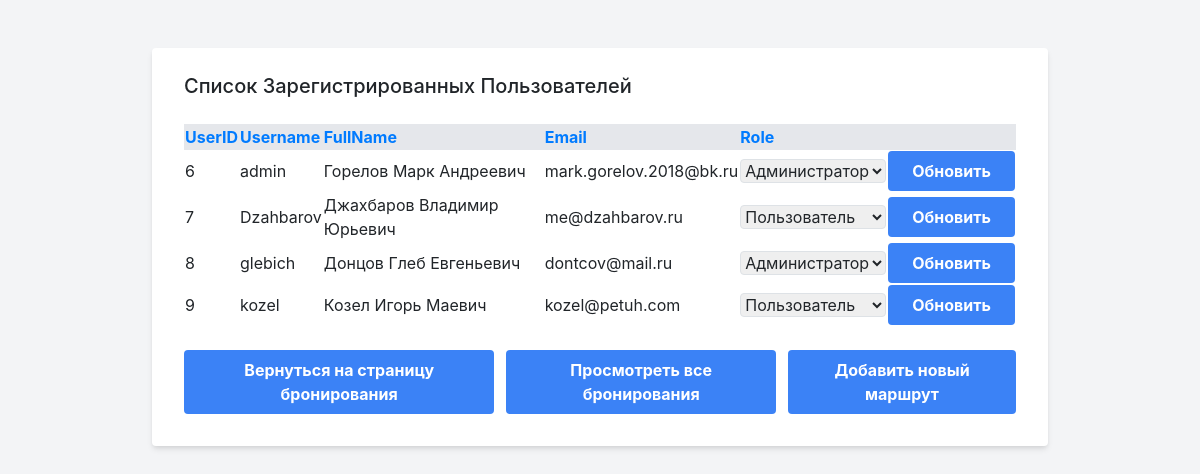
/users_list.php, run on the app's committed database.
### tables this page shows
CREATE TABLE IF NOT EXISTS `users` (
  `UserID` int NOT NULL AUTO_INCREMENT,
  `Username` varchar(255) DEFAULT NULL,
  `Password` varchar(255) DEFAULT NULL,
  `FullName` varchar(255) DEFAULT NULL,
  `Email` varchar(255) DEFAULT NULL,
  `Role` varchar(50) DEFAULT NULL,
  PRIMARY KEY (`UserID`)
);

### users_list.php (the view, shortened to what this page needs)
<?php
require 'db.php';
$sort = isset($_GET['sort']) ? $_GET['sort'] : 'UserID';
$order = isset($_GET['order']) && $_GET['order'] == 'desc' ? 'DESC' : 'ASC';
$sql = "SELECT UserID, Username, FullName, Email, Role FROM Users ORDER BY $sort $order";
$result = mysqli_query($link, $sql);
function sortLink($column, $currentSort, $currentOrder) {
    $newOrder = $currentSort === $column && $currentOrder === 'ASC' ? 'desc' : 'asc';
    echo "<a href='?sort=$column&order=$newOrder'>$column</a>";
}
?>
<!DOCTYPE html>
<html>
<head>
    <link href="https://cdn.jsdelivr.net/npm/tailwindcss@2.0.3/dist/tailwind.min.css" rel="stylesheet">
    <link href="https://maxcdn.bootstrapcdn.com/bootstrap/4.5.2/css/bootstrap.min.css" rel="stylesheet">
    <link href="styles.css" rel="stylesheet">
</head>
<body class="bg-gray-100">
<div class="container mx-auto px-4 py-5">
    <div class="max-w-4xl mx-auto bg-white shadow-md rounded px-8 pt-6 pb-8 mb-4">
        <h1 class="text-xl mb-4">Список Зарегистрированных Пользователей</h1>
        <table class="table-auto w-full mb-4">
            <tr class="bg-gray-200">
                <th><?php sortLink('UserID', $sort, $order); ?></th>
                <th><?php sortLink('Username', $sort, $order); ?></th>
                <th><?php sortLink('FullName', $sort, $order); ?></th>
                <th><?php sortLink('Email', $sort, $order); ?></th>
                <th><?php sortLink('Role', $sort, $order); ?></th>
                <th></th>
            </tr>
            <?php
            while ($row = mysqli_fetch_assoc($result)) {
                echo "<form method='post' class='bg-white'>";
                echo "<tr>";
                echo "<td>" . htmlspecialchars($row['UserID']) . "<input type='hidden' name='userID' value='" . $row['UserID'] . "'></td>";
                echo "<td>" . htmlspecialchars($row['Username']) . "</td>";
                echo "<td>" . htmlspecialchars($row['FullName']) . "</td>";
                echo "<td>" . htmlspecialchars($row['Email']) . "</td>";
                echo "<td><select name='role' class='border border-gray-300 rounded'>";
                echo "<option value='Пользователь'" . ($row['Role'] == 'Пользователь' ? ' selected' : '') . ">Пользователь</option>";
                echo "<option value='Администратор'" . ($row['Role'] == 'Администратор' ? ' selected' : '') . ">Администратор</option>";
                echo "</select></td>";
                echo "<td><button type='submit' name='update_role' class='bg-blue-500 hover:bg-blue-700 text-white font-bold py-2 px-4 rounded'>Обновить</button></td>";
                echo "</tr>";
                echo "</form>";
            }
            ?>
        </table>
        <div class="flex justify-center space-x-3">
            <button onclick="window.location.href='booking.php'" class="bg-blue-500 hover:bg-blue-700 text-white font-bold py-2 px-4 rounded">Вернуться на страницу бронирования</button>
            <button onclick="window.location.href='bookings_list.php'" class="bg-blue-500 hover:bg-blue-700 text-white font-bold py-2 px-4 rounded">Просмотреть все бронирования</button>
            <button onclick="window.location.href='add_route.php'" class="bg-blue-500 hover:bg-blue-700 text-white font-bold py-2 px-4 rounded">Добавить новый маршрут</button>
        </div>
    </div>
</div>
</body>
</html>

### styles.css (style rules this page uses)
.container { width: 100%; max-width: 1200px; margin: 0 auto; padding: 0 1rem; }

### data on the page
users: UserID "6", Username "admin", FullName "Горелов Марк Андреевич", Email "mark.gorelov.2018@bk.ru", role "Администратор"
users: UserID "7", Username "Dzahbarov", FullName "Джахбаров Владимир Юрьевич", Email "me@dzahbarov.ru", role "Пользователь"
users: UserID "8", Username "glebich", FullName "Донцов Глеб Евгеньевич", Email "dontcov@mail.ru", role "Администратор"
users: UserID "9", Username "kozel", FullName "Козел Игорь Маевич", Email "kozel@petuh.com"

### other printed values
$column "UserID Username FullName Email Role"
